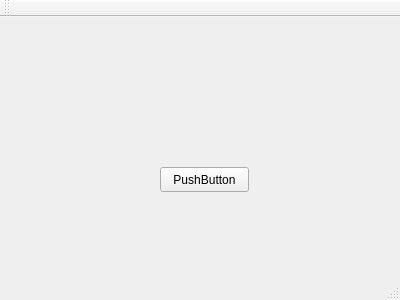
<?xml version="1.0" encoding="UTF-8"?>
<ui version="4.0">
 <class>MainWindow</class>
 <widget class="QMainWindow" name="MainWindow">
  <property name="geometry">
   <rect>
    <x>0</x>
    <y>0</y>
    <width>400</width>
    <height>300</height>
   </rect>
  </property>
  <property name="windowTitle">
   <string>MainWindow</string>
  </property>
  <widget class="QWidget" name="centralWidget">
   <widget class="QPushButton" name="pushButton">
    <property name="geometry">
     <rect>
      <x>160</x>
      <y>150</y>
      <width>89</width>
      <height>25</height>
     </rect>
    </property>
    <property name="text">
     <string>PushButton</string>
    </property>
   </widget>
  </widget>
  <widget class="QMenuBar" name="menuBar">
   <property name="geometry">
    <rect>
     <x>0</x>
     <y>0</y>
     <width>400</width>
     <height>22</height>
    </rect>
   </property>
  </widget>
  <widget class="QToolBar" name="mainToolBar">
   <attribute name="toolBarArea">
    <enum>TopToolBarArea</enum>
   </attribute>
   <attribute name="toolBarBreak">
    <bool>false</bool>
   </attribute>
  </widget>
  <widget class="QStatusBar" name="statusBar"/>
 </widget>
 <layoutdefault spacing="6" margin="11"/>
 <resources/>
 <connections/>
</ui>
